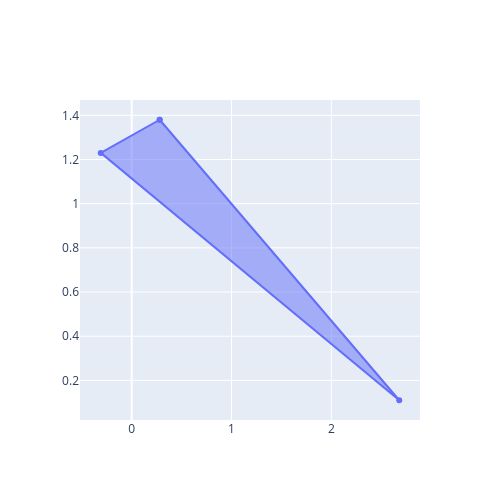

The cell this chart's notebook holds for it:
### Code cell
puntos_t2 = np.round(puntos_t1 + np.random.uniform(low=-1, high=1, size=(4, 2)), 2)
puntos_t2[-1, :] = puntos_t2[0, :]  # aseguramos que la figura producida termine al incio y sea cerrada.
print(puntos_t2)
plot_triangulo(puntos_t2)

### Figure 1 — Plotly figure (JSON) as saved in the notebook; plotly's stock layout.template omitted (floating-point values rounded to 4 significant figures)
{"data": [{"fill": "toself", "type": "scatter", "x": [0.28, -0.31, 2.68, 0.28], "y": [1.38, 1.23, 0.11, 1.38]}], "layout": {"height": 500, "width": 500}}
